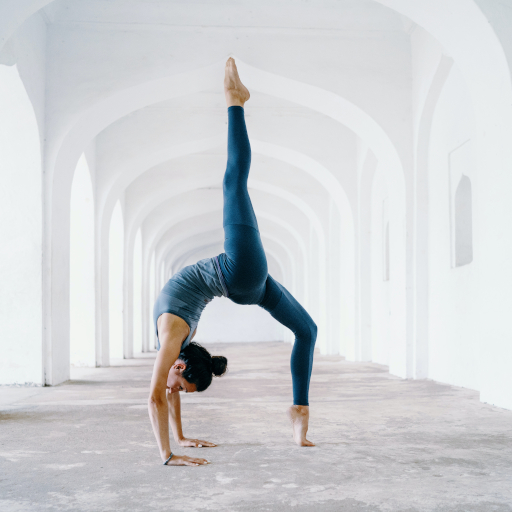
#> input picture imgs/Pose3.jpg, 512 x 512 px, given as the content of the folder .imgs, which was not available
$ python main.py imgs out
#> lines starting #> are read from the running program, lines starting #| are printed output that depends on the picture
import sys
import os
from PIL import Image, ImageFilter

source_folder = sys.argv[1]
output_folder = sys.argv[2]

source_path = f'.{source_folder}'
output_path = f'.{output_folder}'

print(os.path.exists(source_path))
print(os.path.exists(output_path))

input_imgs_list = os.listdir(source_path)

print(input_imgs_list)

for i in input_imgs_list:
    i_split = os.path.splitext(i)[0]
    i_path = f'{source_path}/{i}'
    with Image.open(i_path) as im:
#> im is the input picture: PIL image 512x512 RGB; mean R, G, B 206.6, 208.7, 211.4
        im_dt = im.filter(ImageFilter.DETAIL)
        im_bw = im.convert('L')
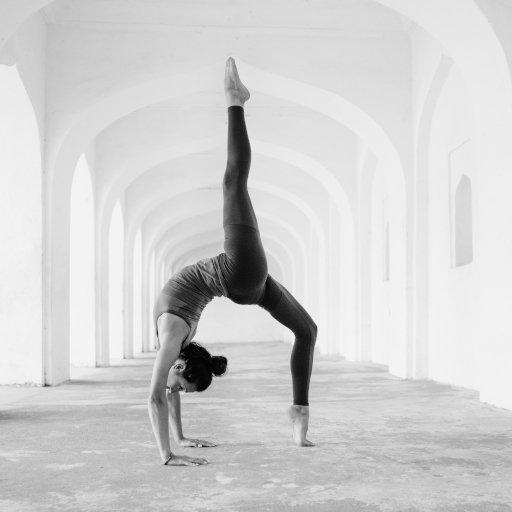
#> im_bw: PIL image 512x512 L; min 2, max 245, mean 208.4
        im_bw.save(f'{output_path}/{i_split}.png', "png")

$ run again, on imgs/Pose4.jpg
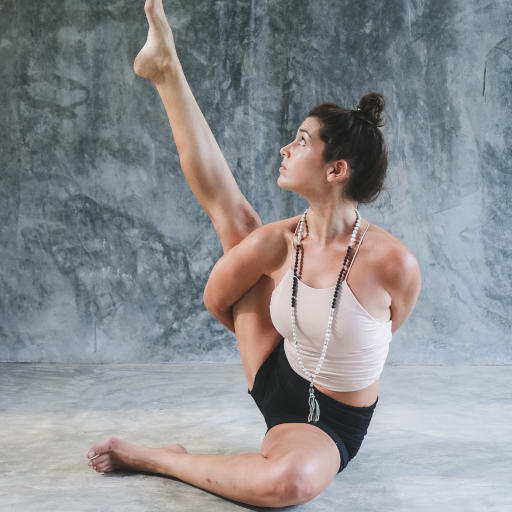
#> input picture imgs/Pose4.jpg, 512 x 512 px, given as the content of the folder .imgs, which was not available
#> im is the input picture: PIL image 512x512 RGB; mean R, G, B 140.4, 142.2, 145
#> `im_bw = im.convert('L')`:
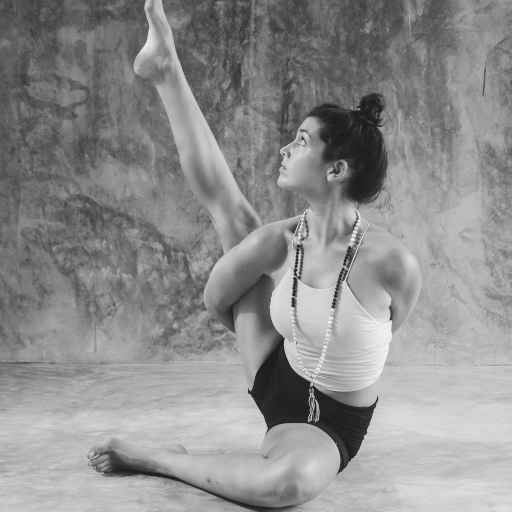
#> im_bw: PIL image 512x512 L; min 28, max 244, mean 142
